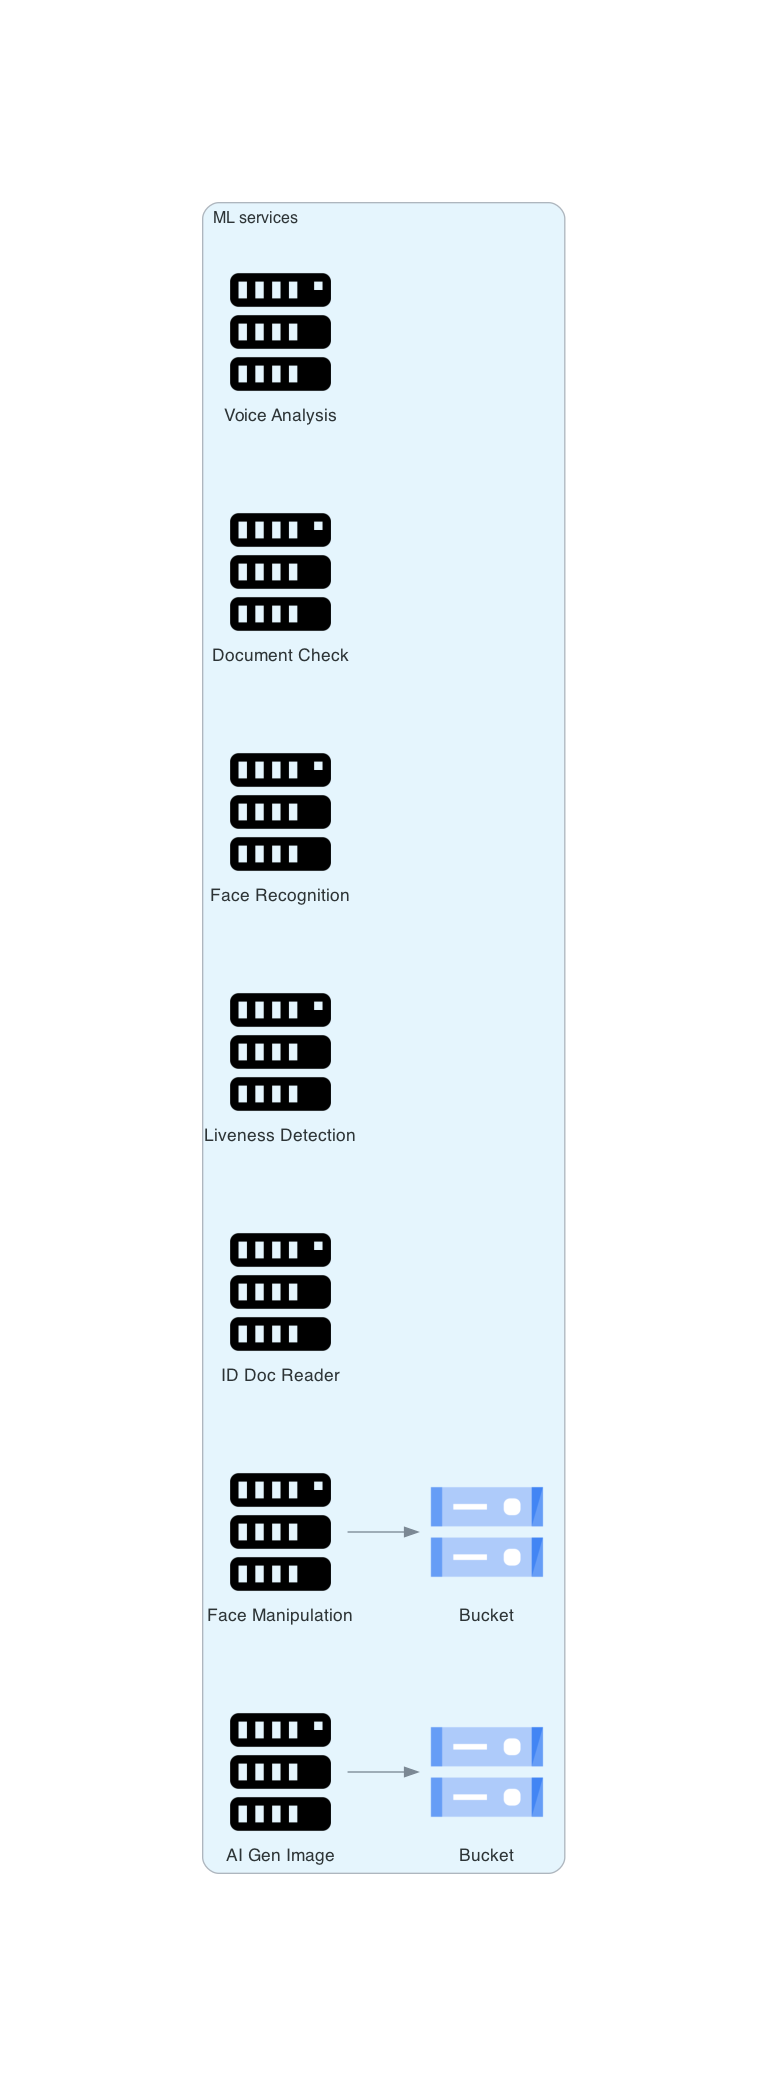

Write the Python code that produced this figure.
# diagram.py
from diagrams import Diagram, Cluster, Edge, Node
from diagrams.aws.compute import EC2
from diagrams.aws.database import RDS
from diagrams.aws.network import ELB
from diagrams.onprem.client import Users
from diagrams.onprem.network import Kong
from diagrams.onprem.database import Postgresql
from diagrams.onprem.inmemory import Redis
from diagrams.programming.framework import FastAPI, Django
from diagrams.onprem.queue import Rabbitmq
from diagrams.programming.flowchart import Database
from diagrams.onprem.compute import Server
from diagrams.onprem.client import Client
from diagrams.gcp.storage import Storage
from diagrams.gcp.compute import Run
from diagrams.gcp.database import SQL

with Diagram(show=False, filename="ml_services"):


    with Cluster("ML services"):
            ai_generated_image = Server("AI Gen Image")
            ai_generated_image_bucket = Storage("Bucket")
            ai_generated_image >> ai_generated_image_bucket

            id_document_reader = Server("ID Doc Reader")

            face_manipulation = Server("Face Manipulation")
            face_manipulation_bucket = Storage("Bucket")
            face_manipulation >> face_manipulation_bucket

            liveness_detection = Server("Liveness Detection")

            face_recognition_service = Server("Face Recognition")

            document_check = Server("Document Check")

            voice_analysis = Server("Voice Analysis")
